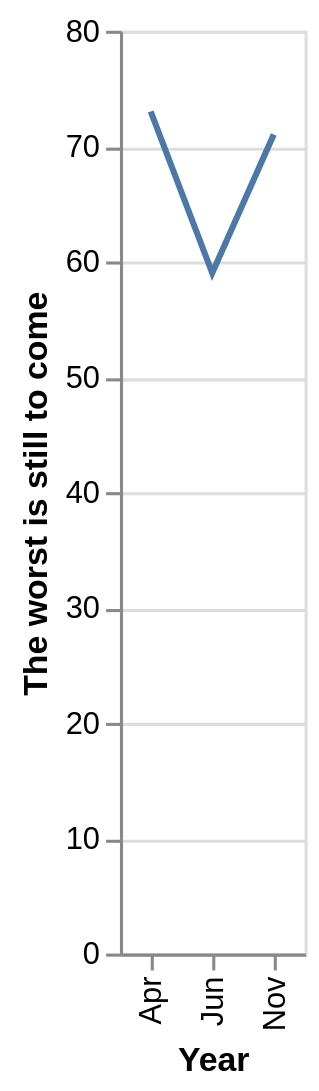

Describe this chart as a Vega-Lite specification.
### Vega-Lite specification from a JSON file in a GitHub repository (floating-point values rounded to 4 significant figures)
{"$schema": "https://vega.github.io/schema/vega-lite/v5.json", "description": "Line chart auto-generated from CSV", "data": {"values": [{"Year": "Apr", "The worst is still to come": "73", "The worst is behind us": "26"}, {"Year": "Jun", "The worst is still to come": "59", "The worst is behind us": "40"}, {"Year": "Nov", "The worst is still to come": "71", "The worst is behind us": "28"}]}, "mark": "line", "encoding": {"x": {"field": "Year", "type": "ordinal"}, "y": {"field": "The worst is still to come", "type": "quantitative"}}}
